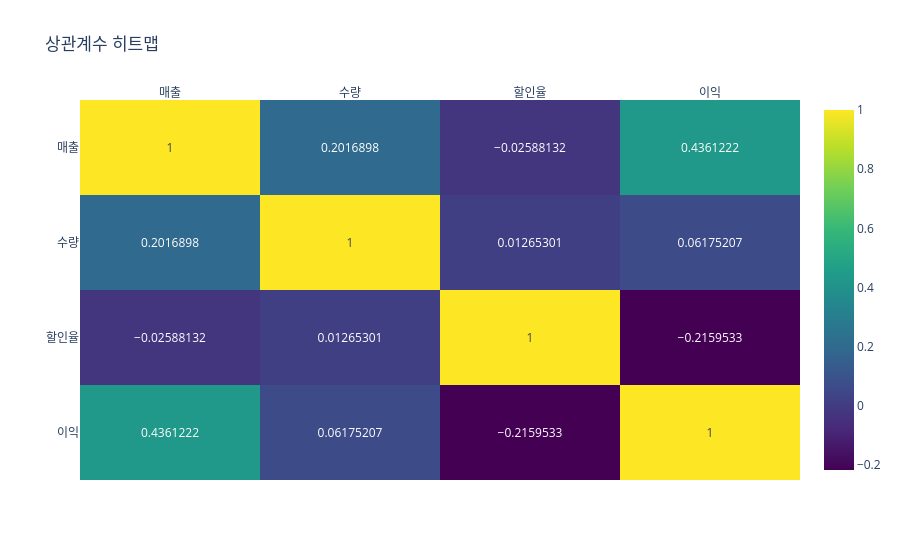

Notebook source saved alongside this figure:
### Code cell
# 데이터셋 상관계수 행렬 시각화
fig_heatmap = px.imshow(corr_matrix,
                        text_auto=True,
                        aspect='auto',
                        title='상관계수 히트맵',
                        color_continuous_scale='Viridis',
                        zmin=1, zmax=1)
fig_heatmap.update_xaxes(side='top')
fig_heatmap.show()

### Figure 1 — Plotly figure (JSON) as saved in the notebook; plotly's stock layout.template omitted (floating-point values rounded to 4 significant figures)
{"data": [{"coloraxis": "coloraxis", "hovertemplate": "x: %{x}<br>y: %{y}<br>color: %{z}<extra></extra>", "name": "0", "texttemplate": "%{z}", "type": "heatmap", "x": ["매출", "수량", "할인율", "이익"], "xaxis": "x", "y": ["매출", "수량", "할인율", "이익"], "yaxis": "y", "z": [[1, 0.2017, -0.02588, 0.4361], [0.2017, 1, 0.01265, 0.06175], [-0.02588, 0.01265, 1, -0.216], [0.4361, 0.06175, -0.216, 1]]}], "layout": {"coloraxis": {"cmax": 1, "cmin": 1, "colorscale": [[0, "#440154"], [0.1111, "#482878"], [0.2222, "#3e4989"], [0.3333, "#31688e"], [0.4444, "#26828e"], [0.5556, "#1f9e89"], [0.6667, "#35b779"], [0.7778, "#6ece58"], [0.8889, "#b5de2b"], [1, "#fde725"]]}, "title": {"text": "상관계수 히트맵"}, "xaxis": {"anchor": "y", "domain": [0, 1], "side": "top"}, "yaxis": {"anchor": "x", "autorange": "reversed", "domain": [0, 1]}}}
